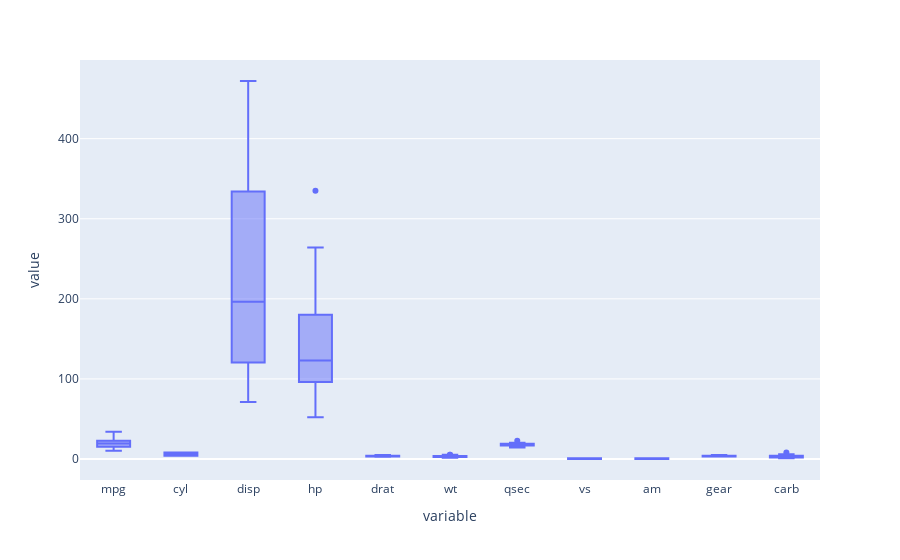

The notebook cell saved with this chart:
### Code cell
import plotly.express as px

fig = px.box(df_melt, x="variable", y="value")
fig.update_traces(quartilemethod="inclusive") # or "inclusive", or "linear" by default
fig.show()

### Figure 1 — Plotly figure (JSON) as saved in the notebook; plotly's stock layout.template omitted (floating-point values rounded to 4 significant figures; data arrays with more than 128 entries replaced by an {"elided": "..."} marker saying what was removed)
{"data": [{"alignmentgroup": "True", "hovertemplate": "variable=%{x}<br>value=%{y}<extra></extra>", "legendgroup": "", "marker": {"color": "#636efa"}, "name": "", "notched": false, "offsetgroup": "", "orientation": "v", "quartilemethod": "inclusive", "showlegend": false, "type": "box", "x": {"elided": "352 str values"}, "x0": " ", "xaxis": "x", "y": {"elided": "352 float values"}, "y0": " ", "yaxis": "y"}], "layout": {"boxmode": "group", "legend": {"tracegroupgap": 0}, "margin": {"t": 60}, "xaxis": {"anchor": "y", "domain": [0, 1], "title": {"text": "variable"}}, "yaxis": {"anchor": "x", "domain": [0, 1], "title": {"text": "value"}}}}
